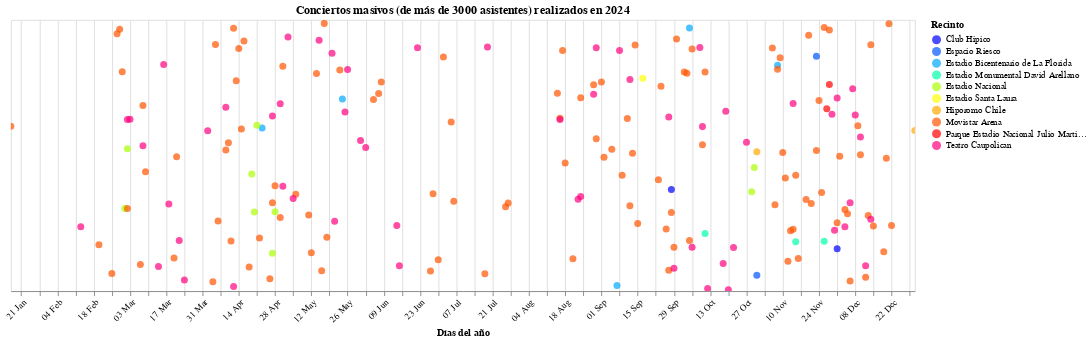

This figure's notebook cell:
### Code cell
import numpy as np
import pandas as pd
from urllib import request
import json
import altair as alt

source = pd.read_csv('/content/drive/MyDrive/concierto_database_limpia_2.csv', delimiter=';')

# Asegurarse de que la columna es de tipo fecha
source['Fecha'] = pd.to_datetime(source['Fecha'], format='%d-%m-%Y')
source['Mes'] = source['Fecha'].dt.month

# Añadir una columna Y aleatoria para separar puntos verticalmente
np.random.seed(42)  # para reproducibilidad
source['y_random'] = np.random.uniform(0, 1, size=len(source))

# Recupera el archivo en español que está online acá: https://github.com/d3/d3-time-format/tree/main/locale
#  y activa el formato español & timeFormat locales.

with request.urlopen('https://raw.githubusercontent.com/d3/d3-format/master/locale/es-MX.json') as f:
  de_format = json.load(f)

with request.urlopen('https://raw.githubusercontent.com/d3/d3-time-format/master/locale/es-MX.json') as f:
  de_time_format = json.load(f)

# setea las opciones de alt (nuestro objeto altair) para que todos los gráficos que generen tengan las cosas en español
alt.renderers.set_embed_options(formatLocale=de_format, timeFormatLocale=de_time_format)
# Leer y preparar datos

source = pd.read_csv('/content/drive/MyDrive/concierto_database_limpia_2.csv', delimiter=';')

source['Fecha'] = pd.to_datetime(source['Fecha'], format='%d-%m-%Y', errors='coerce')

# FILTRAR: eliminar conciertos cancelados
source = source[source['Cancelado'] != 1]

np.random.seed(42)
source['y_random'] = np.random.uniform(0, 1, size=len(source))

# Diccionario para traducir meses
meses_es = {
    1: 'Enero', 2: 'Febrero', 3: 'Marzo', 4: 'Abril',
    5: 'Mayo', 6: 'Junio', 7: 'Julio', 8: 'Agosto',
    9: 'Septiembre', 10: 'Octubre', 11: 'Noviembre', 12: 'Diciembre'
}

# Crear nueva columna para tooltip con fecha en español
source['Fecha_str'] = source['Fecha'].dt.day.astype(str) + ' de ' + \
                     source['Fecha'].dt.month.map(meses_es) + ' de ' + \
                     source['Fecha'].dt.year.astype(str)

# Mantener solo un concierto si tiene misma fecha y mismo recinto
# (conciertos con la misma fecha pero en recintos distintos se conservan)
source = source.drop_duplicates(subset=['Fecha', 'Recinto'])

# Mostrar cantidad final de conciertos únicos que se grafican
print(f"Total de conciertos: {len(source)}")

# Definir paleta arcoíris inversa (de azul a rojo)
palette_invertida = [
    '#0000FF', '#0055FF', '#00AAFF', '#00FFAA', '#AAFF00',
    '#FFFF00', '#FFAA00', '#FF5500', '#FF0000', '#FF007F',
    '#FF00AA', '#AA00FF', '#5500FF'
]

# Crear gráfico
chart = alt.Chart(source).mark_circle(size=60).encode(
    x=alt.X('Fecha:T',
            title='Días del año',
            axis=alt.Axis(format='%d %b', labelAngle=-45),
            scale=alt.Scale(domain=[source['Fecha'].min(), source['Fecha'].max()])),
    y=alt.Y('y_random:Q', axis=None),
    color=alt.Color('Recinto:N',
                    scale=alt.Scale(range=palette_invertida),
                    legend=alt.Legend(title="Recinto")),
    tooltip=[
        'Concierto',
        'Artista',
        'Recinto',
        alt.Tooltip('Fecha_str:N', title='Fecha')
    ]
).properties(
    title='Conciertos masivos (de más de 3000 asistentes) realizados en 2024',
    width=1000,
    height=300
).interactive()

chart.show()

### Figure 1 — Vega-Lite specification as saved in the notebook (floating-point values rounded to 4 significant figures; data arrays with more than 128 entries replaced by an {"elided": "..."} marker saying what was removed)
{"config": {"view": {"continuousWidth": 300, "continuousHeight": 300}}, "data": {"name": "data-7403dea0f1510e80e330eccfa5efe6e7"}, "mark": {"type": "circle", "size": 60}, "encoding": {"color": {"field": "Recinto", "legend": {"title": "Recinto"}, "scale": {"range": ["#0000FF", "#0055FF", "#00AAFF", "#00FFAA", "#AAFF00", "#FFFF00", "#FFAA00", "#FF5500", "#FF0000", "#FF007F", "#FF00AA", "#AA00FF", "#5500FF"]}, "type": "nominal"}, "tooltip": [{"field": "Concierto", "type": "nominal"}, {"field": "Artista", "type": "nominal"}, {"field": "Recinto", "type": "nominal"}, {"field": "Fecha_str", "title": "Fecha", "type": "nominal"}], "x": {"axis": {"format": "%d %b", "labelAngle": -45}, "field": "Fecha", "scale": {"domain": ["2024-01-17T00:00:00", "2024-12-31T00:00:00"]}, "title": "Días del año", "type": "temporal"}, "y": {"axis": null, "field": "y_random", "type": "quantitative"}}, "height": 300, "params": [{"name": "param_1", "select": {"type": "interval", "encodings": ["x", "y"]}, "bind": "scales"}], "title": "Conciertos masivos (de más de 3000 asistentes) realizados en 2024", "width": 1000, "$schema": "https://vega.github.io/schema/vega-lite/v5.20.1.json", "datasets": {"data-7403dea0f1510e80e330eccfa5efe6e7": {"elided": "197 records"}}}
